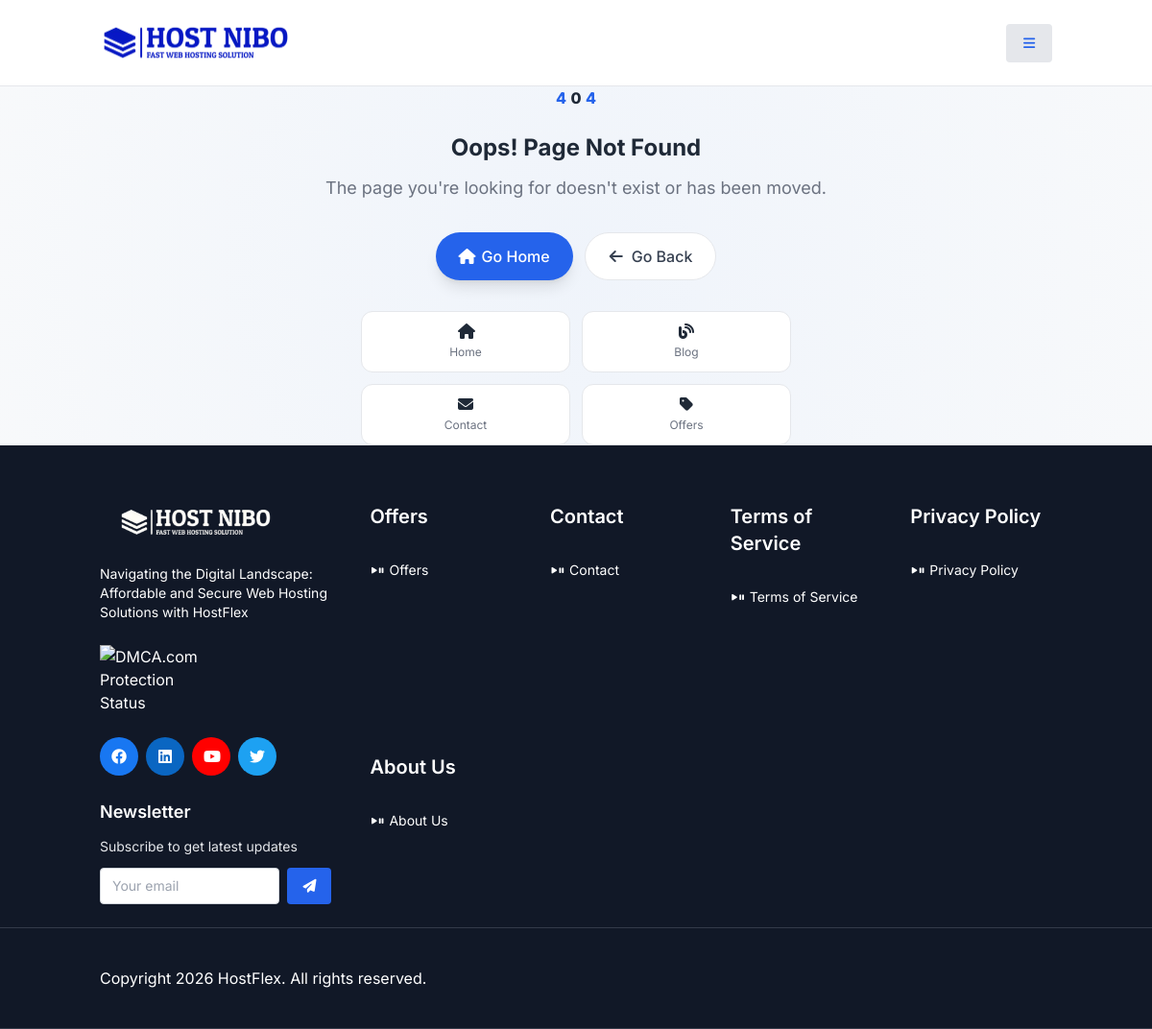
Page /404.php on the committed database.
### tables this page shows
CREATE TABLE settings (
    id INT AUTO_INCREMENT PRIMARY KEY,
    setting_key VARCHAR(100) NOT NULL UNIQUE,
    setting_value TEXT NOT NULL
);

CREATE TABLE menu_items (
    id INT AUTO_INCREMENT PRIMARY KEY,
    label VARCHAR(100) NOT NULL,
    url VARCHAR(500) NOT NULL,
    parent_id INT DEFAULT 0,
    location ENUM('header','footer','both') DEFAULT 'header',
    sort_order INT DEFAULT 0,
    status BOOLEAN DEFAULT TRUE,
    created_at TIMESTAMP DEFAULT CURRENT_TIMESTAMP
);

### includes/functions.php (called while the page is built, shortened)
<?php
function getSetting($key) {
    global $conn;
    $key = mysqli_real_escape_string($conn, $key);
    $query = "SELECT setting_value FROM settings WHERE setting_key = '$key'";
    $result = mysqli_query($conn, $query);
    if ($row = mysqli_fetch_assoc($result)) {
        return $row['setting_value'];
    }
    return '';
}
function getMenuItems($location = 'header') {
    global $conn;
    $location = mysqli_real_escape_string($conn, $location);
    $query = "SELECT * FROM menu_items WHERE status = 1 AND (location = '$location' OR location = 'both') ORDER BY sort_order ASC";
    $result = mysqli_query($conn, $query);
    $items = [];
    while ($row = mysqli_fetch_assoc($result)) {
        $items[] = $row;
    }
    return $items;
}
function escSetting($key) {
    return htmlspecialchars(getSetting($key), ENT_QUOTES, 'UTF-8');
}
        ?>

### cdnjs.php (the view, shortened to what this page needs)
<link rel="stylesheet" href="styles/styles.css" type="text/css" media="print" onload="this.media='all'" />
<link rel="stylesheet" href="styles/custom.css" type="text/css" media="print" onload="this.media='all'" />
<link rel="stylesheet" href="https://cdnjs.cloudflare.com/ajax/libs/font-awesome/6.1.1/css/all.min.css" media="print" onload="this.media='all'" />
<link rel="stylesheet" href="https://cdn.jsdelivr.net/npm/@accessible360/accessible-slick@1.0.1/slick/slick.min.css" media="print" onload="this.media='all'" />
<link rel="stylesheet" href="https://cdn.jsdelivr.net/npm/@accessible360/accessible-slick@1.0.1/slick/accessible-slick-theme.min.css" media="print" onload="this.media='all'" />
<link rel="stylesheet" href="https://cdn.jsdelivr.net/npm/@fancyapps/fancybox@3.5.6/dist/jquery.fancybox.min.css" media="print" onload="this.media='all'" />
<link rel="stylesheet" href="https://cdn.jsdelivr.net/npm/cooltipz-css/cooltipz.min.css" media="print" onload="this.media='all'">
<link rel="stylesheet" href="https://cdnjs.cloudflare.com/ajax/libs/OwlCarousel2/2.3.4/assets/owl.carousel.min.css" media="print" onload="this.media='all'">

### footer.php (shortened to what this page needs)
<footer style="background: #111827; color: #ffffff" id="footer" role="contentinfo" class>
<div class="pt-12">
<div class="content grid grid-cols-1 lg:grid-cols-11 lg:gap-10">
<div class="col-span-3 space-y-6 py-3 row-span-2">
<h3><picture><source srcset="images/logo-white.webp" type="image/webp"><img class="max-h-[40px] max-w-[200px] sm:max-w-[400px] rounded" src="<?php echo escSetting('footer_logo') ?: 'images/logo-white.png'; ?>" alt="<?php echo escSetting('site_name'); ?>" width="200" height="50" loading="lazy" style="object-fit:contain"></picture></h3>
<p style="color: #ffffff" class="text-sm max-w-[350px]"><?php echo escSetting('footer_description'); ?></p>
<br>
<a href="//www.dmca.com/Protection/Status.aspx?ID=65bbde93-ced3-47fc-b61c-569d89434dd2" title="DMCA.com Protection Status" class="dmca-badge" aria-label="DMCA Protection Status"><img src="https://images.dmca.com/Badges/dmca_protected_sml_120m.png?ID=65bbde93-ced3-47fc-b61c-569d89434dd2" alt="DMCA.com Protection Status" width="120" height="30" style="aspect-ratio:4/1;width:120px;height:auto"></a>
<div class="flex flex-wrap gap-2">
                <?php
                $social_links = [];
                if (!empty($social_links)):
                    foreach ($social_links as $link):
                        $name = htmlspecialchars($link['name'] ?? '');
                        $icon_class = htmlspecialchars($link['icon'] ?? 'fab fa-globe');
                        $color = htmlspecialchars($link['color'] ?? '#1877f2');
                        $url = htmlspecialchars($link['url'] ?? '#');
                ?>
                <a class="circle-btn w-10 h-10 text-white" style="background:<?php echo $color; ?>" href="<?php echo $url; ?>" title="<?php echo $name; ?>" aria-label="Follow us on <?php echo $name; ?>"><i class="<?php echo $icon_class; ?>" aria-hidden="true"></i></a>
                <?php
                    endforeach;
                else:
                    $fb = getSetting('facebook_url'); if ($fb): ?><a class="circle-btn w-10 h-10 bg-[#1877f2] text-white" href="<?php echo htmlspecialchars($fb); ?>" aria-label="Follow us on Facebook"><i class="fab fa-facebook" aria-hidden="true"></i></a><?php endif; ?>
                    <?php $li = getSetting('linkedin_url'); if ($li): ?><a class="circle-btn w-10 h-10 bg-[#0a66c2] text-white" href="<?php echo htmlspecialchars($li); ?>" aria-label="Follow us on LinkedIn"><i class="fab fa-linkedin" aria-hidden="true"></i></a><?php endif; ?>
                    <?php $yt = getSetting('youtube_url'); if ($yt): ?><a class="circle-btn w-10 h-10 bg-[#ff0000] text-white" href="<?php echo htmlspecialchars($yt); ?>" aria-label="Subscribe on YouTube"><i class="fab fa-youtube" aria-hidden="true"></i></a><?php endif; ?>
                    <?php $tw = getSetting('twitter_url'); if ($tw): ?><a class="circle-btn w-10 h-10 bg-[#1da1f2] text-white" href="<?php echo htmlspecialchars($tw); ?>" aria-label="Follow us on Twitter"><i class="fab fa-twitter" aria-hidden="true"></i></a><?php endif; ?>
                <?php endif; ?>
</div>
<div class="mt-6">
    <h3 class="text-lg font-semibold mb-3">Newsletter</h3>
    <p class="text-sm text-gray-200 mb-3">Subscribe to get latest updates</p>
    <form id="newsletterForm" toolname="newsletter_subscribe" tooldescription="Subscribes the user to the HostNibo newsletter for latest updates and promotions" class="flex flex-col gap-2" onsubmit="return subscribeNewsletter(event)" aria-label="Newsletter subscription">
        <div class="flex gap-2">
            <input type="email" id="newsletterEmail" placeholder="Your email" required toolparamdescription="The email address to subscribe to the newsletter" aria-label="Email address for newsletter" class="flex-1 px-3 py-2 rounded text-sm text-gray-900">
            <button type="submit" class="bg-blue-600 text-white px-4 py-2 rounded text-sm hover:bg-blue-700 whitespace-nowrap" aria-label="Subscribe to newsletter"><i class="fa fa-paper-plane" aria-hidden="true"></i></button>
        </div>
    </form>
</div>
</div>
<?php
$footer_items = getMenuItems('footer');
$footer_parents = array_filter($footer_items, function($item) { return $item['parent_id'] == 0; });
usort($footer_parents, function($a, $b) { return $a['sort_order'] - $b['sort_order']; });
foreach ($footer_parents as $parent):
    $children = array_filter($footer_items, function($item) use ($parent) { return $item['parent_id'] == $parent['id']; });
    usort($children, function($a, $b) { return $a['sort_order'] - $b['sort_order']; });
    $has_children = !empty($children);
?>
<div class="col-span-2 space-y-6 py-3" role="navigation" aria-label="Footer navigation - <?php echo htmlspecialchars($parent['label']); ?>">
<div>
<h3 class="mb-8"><?php echo htmlspecialchars($parent['label']); ?></h3>
<div class="space-y-3">
<?php if ($has_children): foreach ($children as $child): ?>
<a style="color: #ffffff" class="flex items-center gap-1 text-sm group" href="<?php echo htmlspecialchars($child['url']); ?>"><span class="circle-btn bg-opacity-25 w-4 h-4 text-xs text-white"><i class="fa fa-play fa-2xs group-hover:hidden" aria-hidden="true"></i><i class="fa fa-pause fa-2xs hidden group-hover:block" aria-hidden="true"></i></span><span><?php echo htmlspecialchars($child['label']); ?></span></a>
<?php endforeach; else: ?>
<a style="color: #ffffff" class="flex items-center gap-1 text-sm group" href="<?php echo htmlspecialchars($parent['url']); ?>"><span class="circle-btn bg-opacity-25 w-4 h-4 text-xs text-white"></span><span><?php echo htmlspecialchars($parent['label']); ?></span></a>
<?php endif; ?>
</div>
</div>
</div>
<?php endforeach; ?>
</div>
<div class="border-t border-b border-gray-400 border-opacity-25">
<div class="content py-4 flex justify-between flex-col items-center lg:flex-row gap-4">
<p style="color: #ffffff" class="text-center py-6"><?php echo escSetting('footer_copyright'); ?></p>
</div>
</div>
</div>
</footer>

### styles/custom.css (style rules this page uses)
* { font-family:inter,sans-serif }
* { margin:0;padding:0 }
body { font-family:montserrat,sans-serif }
:root { --mon: "Montserrat", sans-serif;--blue: #8a6bff;--darkblue: #0a0a36 }
body { background:#f0f8ff }

### cdnjs.php (style rules this page uses)
*,::before,::after { box-sizing:border-box }
body { margin:0;font-family:Inter,sans-serif;line-height:1.5;-webkit-text-size-adjust:100% }
img { max-width:100%;height:auto }
a { color:inherit;text-decoration:inherit }
h1,h2,h3,h4,h5,h6,p,figure,pre,blockquote,dl,dd,hr,fieldset,legend,ol,ul,menu { margin:0 }
button,input,optgroup,select,textarea { font-family:inherit;font-size:100%;font-weight:inherit;line-height:inherit;color:inherit;margin:0;padding:0 }
button { cursor:pointer }
picture { display:block }
i[class*="fa-"] { display:inline-block;width:1em;text-align:center }
.content { width:100%;margin-left:auto;margin-right:auto;padding-left:1rem;padding-right:1rem }
.flex { display:flex }
.items-center { align-items:center }
.justify-between { justify-content:space-between }
.border-b { border-bottom:1px solid #e5e7eb }
.flex-col { flex-direction:column }
.gap-4 { gap:1rem }
.gap-2 { gap:.5rem }
.gap-1 { gap:.25rem }
.text-sm { font-size:.875rem }
.text-xs { font-size:.75rem;line-height:1rem }
.whitespace-nowrap { white-space:nowrap }
.grid { display:grid }
.grid-cols-1 { grid-template-columns:repeat(1,minmax(0,1fr)) }
.py-3 { padding-top:.75rem;padding-bottom:.75rem }
.py-2 { padding-top:.5rem;padding-bottom:.5rem }
.px-4 { padding-left:1rem;padding-right:1rem }
input { display:block;width:100%;padding:.5rem .75rem;border:1px solid #d1d5db;border-radius:.5rem;font-size:.875rem }
@media (min-width:640px) { .content { max-width:640px } }
@media (min-width:768px) { .content { max-width:768px } }
@media (min-width:1024px) { .content { max-width:1024px } }

### rows in the picture
settings: setting_value "Navigating the Digital Landscape: Affordable and Secure Web Hosting Solutions with HostFlex"
menu_items: label "Offers"
menu_items: label "Contact"
menu_items: label "Terms of Service"
menu_items: label "Privacy Policy"
menu_items: label "About Us"
settings: setting_value "Copyright 2026 HostFlex. All rights reserved."
